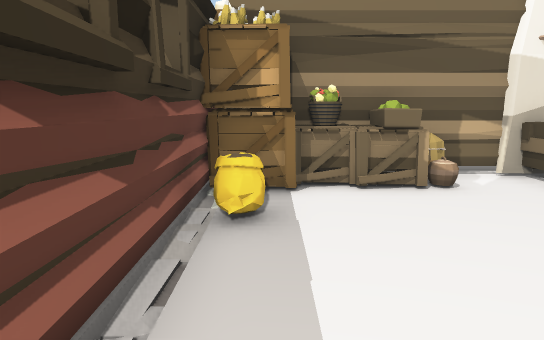
view 1 (above)

12 first-person views from a walk through a scene from a Unity 3-D project. The camera is 1.3 m above the floor, tilts 10° down and sees 75° across. Doors are open. The floor is counted in squares, 1 m on a side. Each view is taken from the middle of a square. On the plan, view 1 faces up. The plan holds only what a view shows up to about 15 squares ahead; the rest is blank. The place goes on beyond the plan. Some surface patterns are stand-ins.

view 2
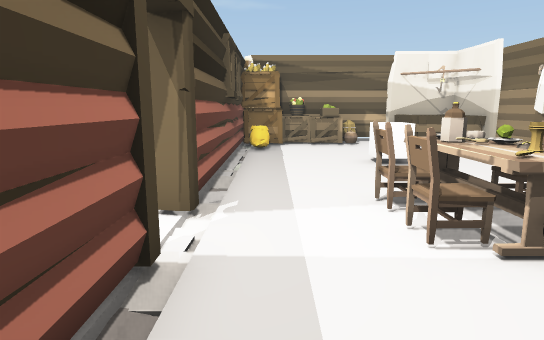

view 3
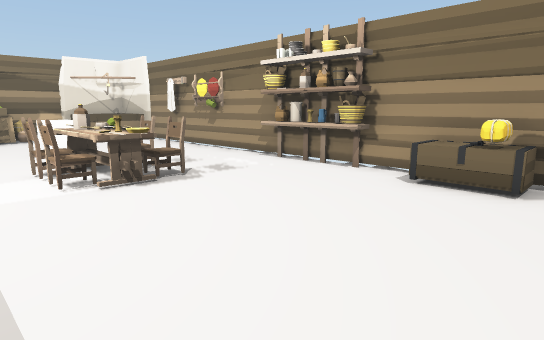

view 4
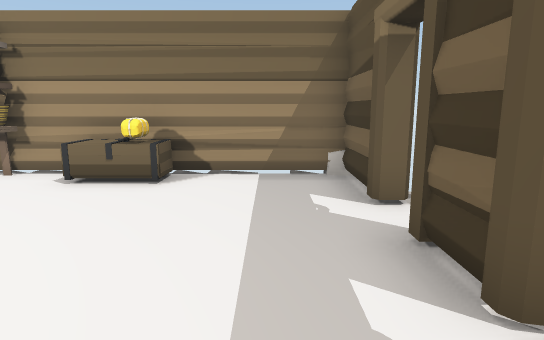

view 5
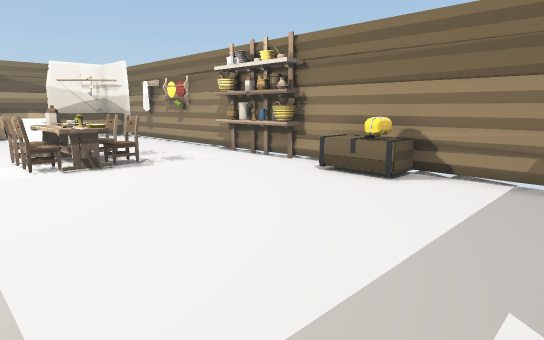

view 6
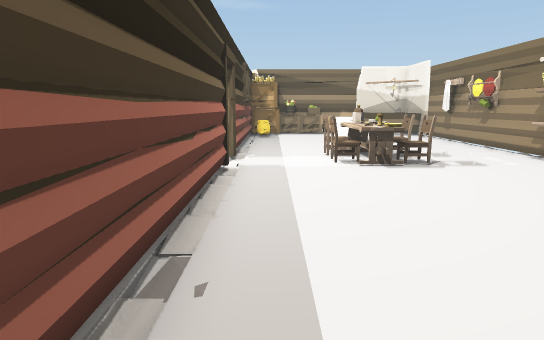

view 7
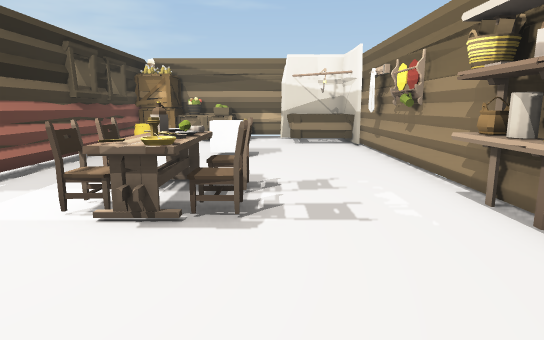

view 8
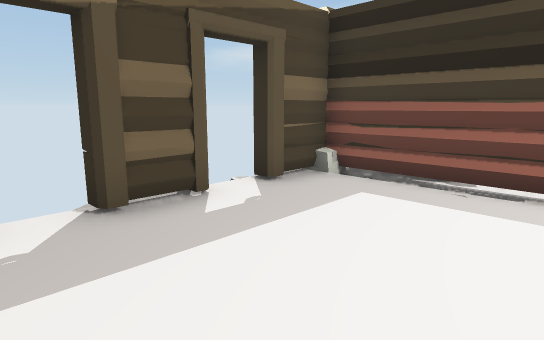

view 9
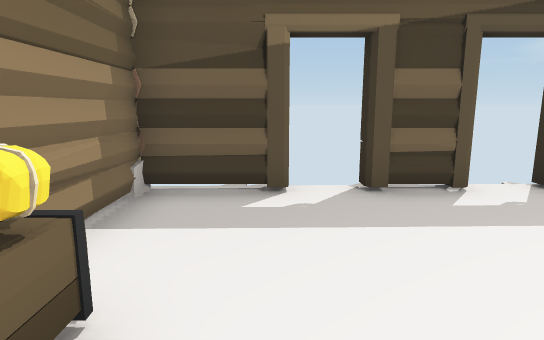

view 10
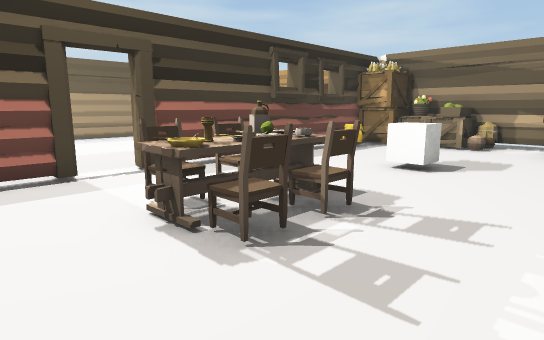

view 11
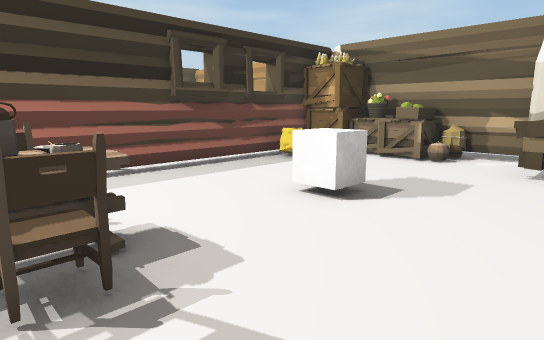

view 12
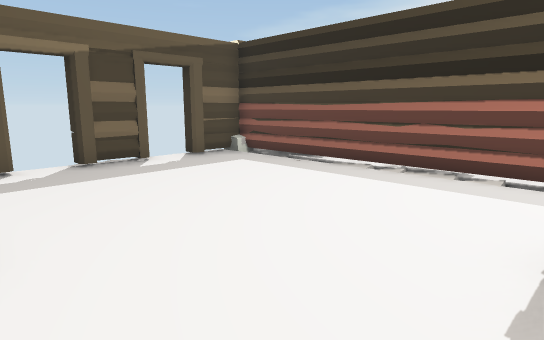

### Floor plan
Key: @ floor where view 1 was taken; # wall or solid block; x gap in a wall; . floor; D open door; C crate; B basket; U cube; T thing the floor can be seen under or through; S shelf; H chest; N container; O other object.
Columns run from 2 left of view 1 to 7 right of it. Each row starts with its distance up from view 1.
  8      ...
  7  ####O####
  6  #CBCO.OO#
  5  #C....OO#
  4  #O......#
  3  #.......#
  2  #...U...#
  1  #...U...#
  0  #@......#
 -1 .#.......#
 -2 .#.OOOO..#
 -3 .x..OO...#
 -4 .x.OOOO..#
 -5 .T.......S
 -6 .T.......#
 -7  T......H#
 -8 .T......NH
 -9 .T......N#
-10  #.......#
-11  #.......#
-12  #.......#
-13  ##Dx#Dx##

Positions as (right, up) in squares from view 1, and headings:
1: (0, 0), facing up
2: (0, -7), facing up
3: (0, -10), facing up-right
4: (0, -11), facing right
5: (0, -12), facing up-right
6: (0, -12), facing up
7: (4, -8), facing up
8: (5, -8), facing down-left
9: (5, -7), facing down
10: (6, -6), facing up-left
11: (6, -3), facing up-left
12: (6, -4), facing down-left
